Frame 1 (no input): blank canvas, image omitted
Frame 60 (no input): blank canvas, image omitted
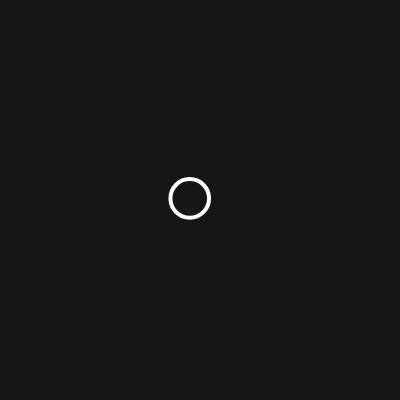
Frame 120 (the mouse pressed at the canvas centre since frame 60)

The p5.js sketch whose frames 1 and 60 were blank and that drew this single picture after the mouse press (run headless with seeded random() and noise() and a simulated clock; from frame 60 on, the mouse is pressed at the canvas centre):

// p5.js sketch
// ── sketch.js
let bubbles = [];

function setup() {
  createCanvas(400, 400);
}

function draw() {
  background(22);

  //percorrendo o array bubbles
  for(let bubble of bubbles){
    bubble.show();
    bubble.move();
  }
}

function mousePressed(){
  let raio = random(10,50);
  let bubble = new Bubble(mouseX,mouseY,raio);
  bubbles.push(bubble);
}


//---------Função Clica e Arrasta
function mouseDragged(){
   let raio = random(10,50);
  let bubble = new Bubble(mouseX,mouseY,raio);
  bubbles.push(bubble);
}
// ── Bubble.js
class Bubble{
  constructor(x,y,r){
    this.x =x;
    this.y =y;
    this.r =r;
  }
  show(){
    stroke(255);
    strokeWeight(4);
    noFill()
    circle(this.x, this.y, this.r);
  }
  move(){
    this.x = this.x + random(-5,5);
    this.y = this.y + random(-5,5);
  }
}
